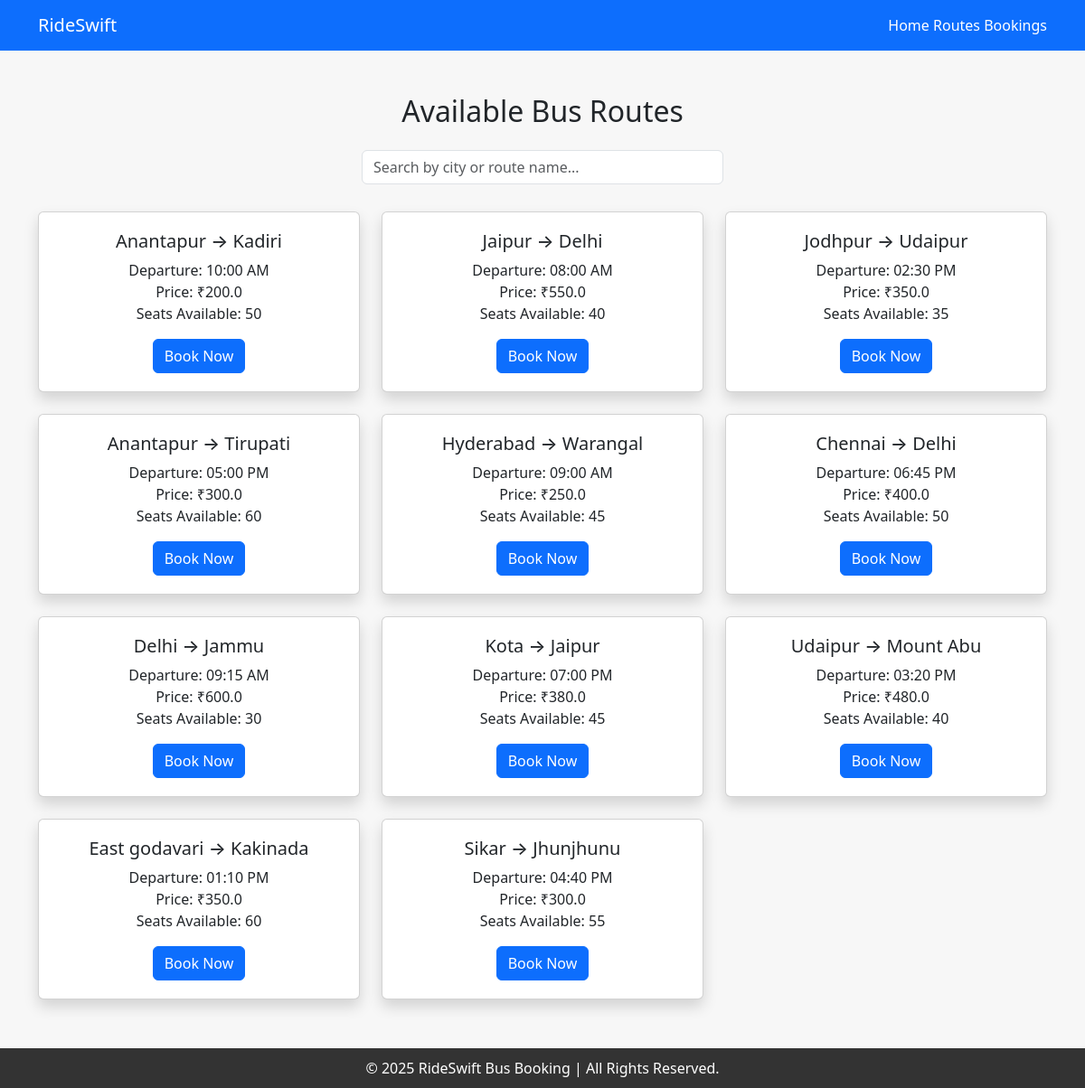
Page /routes on the earlier database version.
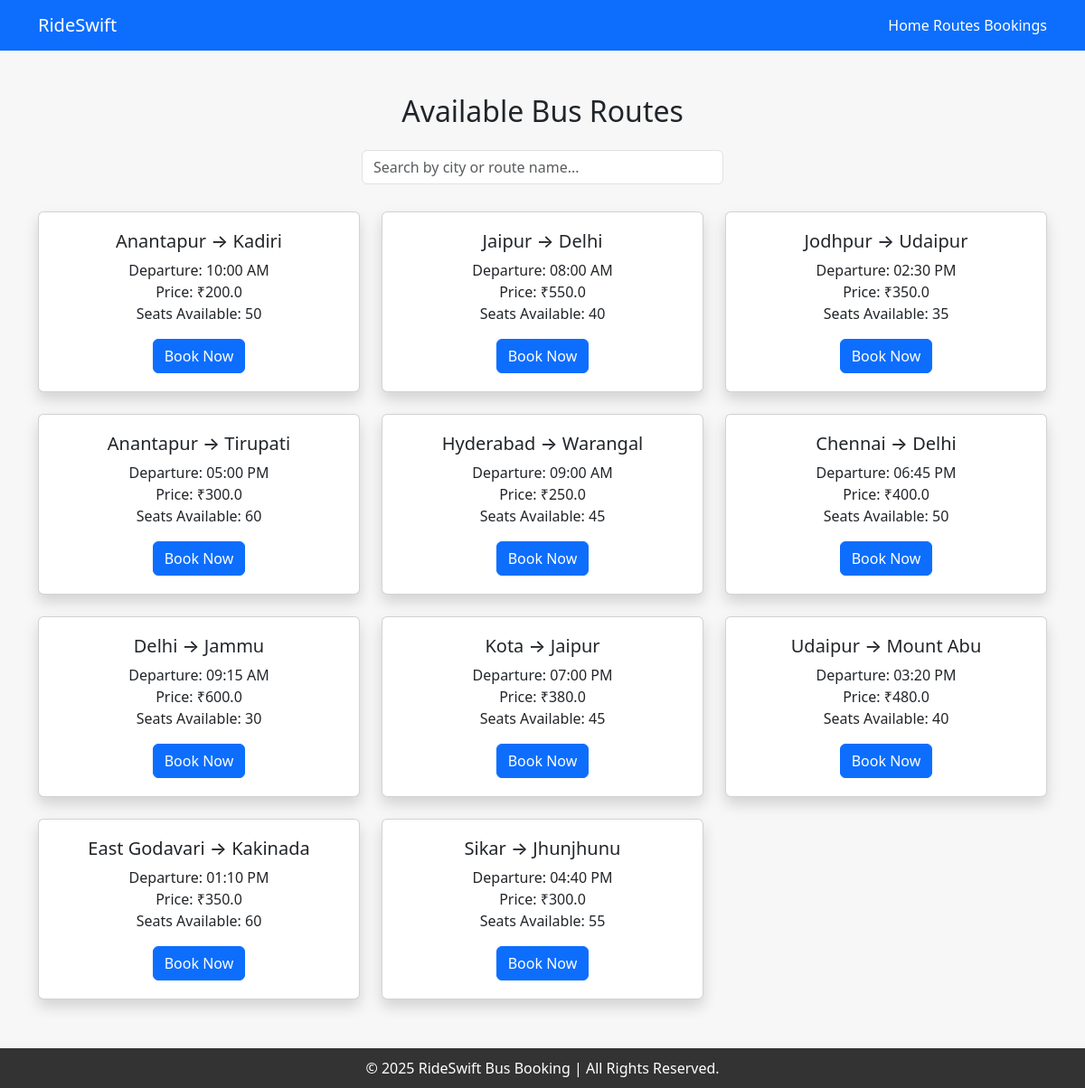
Same page on the later database version.
### tables this page shows
CREATE TABLE routes (
                id INTEGER PRIMARY KEY AUTOINCREMENT,
                route_name TEXT,
                departure_time TEXT,
                price REAL,
                available_seats INTEGER
                );

### app.py (the view)
@app.route('/routes')
def show_routes():
    conn = sqlite3.connect(DB_NAME)
    c = conn.cursor()
    c.execute("SELECT * FROM routes")
    routes = c.fetchall()
    conn.close()
    return render_template('routes.html', routes=routes)

### templates/routes.html (shortened to what this page needs)
<!DOCTYPE html>
<html lang="en">
<head>
    <link href="https://cdn.jsdelivr.net/npm/bootstrap@5.3.2/dist/css/bootstrap.min.css" rel="stylesheet">
</head>
<body>
    <nav class="navbar navbar-expand-lg navbar-dark bg-primary">
        <div class="container">
            <a class="navbar-brand" href="/">RideSwift</a>
            <div>
                <a class="nav-link d-inline text-white" href="/">Home</a>
                <a class="nav-link d-inline text-white" href="/routes">Routes</a>
                <a class="nav-link d-inline text-white" href="/history">Bookings</a>
            </div>
        </div>
    </nav>
    <div class="container mt-5">
        <h2 class="mb-4 text-center">Available Bus Routes</h2>
        <div class="search-bar text-center">
            <input type="text" id="searchInput" onkeyup="filterRoutes()" class="form-control" placeholder="Search by city or route name...">
        </div>
        <div class="row">
            {% for route in routes %}
            <div class="col-md-4 mb-4">
                <div class="card route-card shadow text-center">
                    <div class="card-body">
                        <h5 class="card-title">{{ route[1] }}</h5>
                        <p class="card-text">
                            Departure: {{ route[2] }}<br>
                            Price: ₹{{ route[3] }}<br>
                            Seats Available: {{ route[4] }}
                        </p>
                        <a href="/book/{{ route[0] }}" class="btn btn-primary">Book Now</a>
                    </div>
                </div>
            </div>
            {% endfor %}
        </div>
    </div>
    <footer>
        &copy; 2025 RideSwift Bus Booking | All Rights Reserved.
    </footer>
</body>
</html>

### templates/routes.html (style rules this page uses)
body { background: #f7f7f7; }
.route-card { transition: transform 0.3s ease-in-out; }
.card-body { padding: 20px; }
.search-bar { max-width: 400px; margin: 0 auto 30px auto; }
footer { background: #333; color: white; text-align: center; padding: 10px; margin-top: 30px; }

Differences in the rows shown:
removed routes: route_name "East godavari → Kakinada", departure_time "01:10 PM", price "350.0", available_seats "60"
added routes: route_name "East Godavari → Kakinada", departure_time "01:10 PM", price "350.0", available_seats "60"
